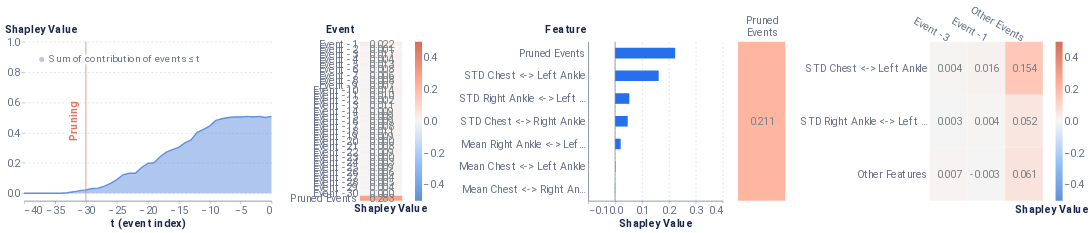

The notebook cell saved with this chart:
### Markdown cell above
### Local Report on positive instance

### Code cell
from timeshap.explainer import local_report

pruning_dict = {'tol': 0.025}
event_dict = {'rs': 42, 'nsamples': 32000}
feature_dict = {'rs': 42, 'nsamples': 32000, 'feature_names': model_features, 'plot_features': plot_feats}
cell_dict = {'rs': 42, 'nsamples': 32000, 'top_x_feats': 2, 'top_x_events': 2}
local_report(f, pos_x_data, pruning_dict, event_dict, feature_dict, cell_dict=cell_dict, entity_uuid=positive_sequence_id, entity_col='all_id', baseline=average_event)

### Figure 1 — Vega-Lite specification as saved in the notebook (floating-point values rounded to 4 significant figures)
{"config": {"axis": {"domain": true, "domainColor": "#666F89", "grid": false, "gridCap": "round", "gridColor": "#B3B7C4", "gridDash": [2, 4], "gridWidth": 0.5, "labelColor": "#666F89", "labelFont": "Roboto, Arial, sans-serif", "labelPadding": 2, "tickColor": "#666F89", "tickOpacity": 0.5, "tickSize": 4, "titleColor": "#19274E", "titleFont": "Roboto, Arial, sans-serif", "titleFontSize": 12}, "axisBand": {"domain": true, "labelPadding": 4, "ticks": false}, "axisY": {"domain": false, "titleAlign": "left", "titleAngle": 0, "titleX": -20, "titleY": -10}, "legend": {"labelColor": "#666F89", "labelFont": "Roboto, Arial, sans-serif", "labelFontSize": 12, "symbolSize": 40, "titleColor": "#19274E", "titleFont": "Roboto, Arial, sans-serif", "titleFontSize": 12, "titlePadding": 4}, "arc": {"stroke": "#FFFFFF", "strokeWidth": 1}, "bar": {"fill": "#2770EB", "stroke": null}, "line": {"stroke": "#2770EB", "strokeWidth": 2}, "path": {"stroke": "#2770EB", "strokeWidth": 0.5}, "point": {"fill": "#2770EB", "shape": "circle", "filled": true}, "rect": {"fill": "#2770EB"}, "rule": {"stroke": "#666F89"}, "shape": {"stroke": "#2770EB"}, "text": {"color": "#19274E", "font": "Roboto, Arial, sans-serif", "fontSize": 12}, "range": {"category": ["#2770EB", "#77B98A", "#DA5252", "#FFC400", "#A87AEA", "#00A39E", "#19274E"], "diverging": ["#006360", "#2BB3AE", "#96D9D7", "#FFFFFF", "#EDAAAA", "#DA5252", "#811D1D"], "heatmap": ["#18448F", "#1B4EA5", "#2770EB", "#4C88EE", "#82ACF3", "#A6C4F7", "#E9F1FD"], "ramp": ["#18448F", "#1B4EA5", "#2770EB", "#4C88EE", "#82ACF3", "#A6C4F7", "#E9F1FD"]}, "background": "#FFFFFF", "group": {"fill": "#FFFFFF"}, "header": {"labelColor": "#19274E", "labelFont": "Roboto, Arial, sans-serif", "labelFontSize": 12, "titleColor": "#19274E", "titleFont": "Roboto, Arial, sans-serif", "titleFontSize": 16}, "title": {"anchor": "start", "color": "#19274E", "font": "Roboto, Arial, sans-serif", "fontSize": 20, "fontWeight": "bold", "offset": 20, "subtitleColor": "#19274E", "subtitleFontSize": 16}, "view": {"continuousHeight": 300, "continuousWidth": 400, "stroke": "transparent"}}, "hconcat": [{"layer": [{"mark": {"type": "area", "opacity": 0.5}, "encoding": {"color": {"field": "Coalition", "legend": {"fillColor": "white", "labelFontSize": 14, "labelLimit": 0, "orient": "top-left", "symbolSize": 50, "symbolStrokeWidth": 0, "title": null}, "scale": {"domain": ["Sum of contribution of events ≤ t"], "range": ["#618FE0"]}, "type": "nominal"}, "x": {"axis": {"labelFontSize": 15, "title": "t (event index)", "titleFontSize": 15}, "field": "t (event index)", "type": "quantitative"}, "y": {"axis": {"grid": true, "labelFontSize": 15, "titleFontSize": 15, "titleX": -28}, "field": "Shapley Value", "scale": {"domain": [-0.05, 1]}, "type": "quantitative"}}}, {"mark": "line", "encoding": {"color": {"field": "Coalition", "legend": {"fillColor": "white", "labelFontSize": 14, "labelLimit": 0, "orient": "top-left", "symbolSize": 50, "symbolStrokeWidth": 0, "title": null}, "scale": {"domain": ["Sum of contribution of events ≤ t"], "range": ["#618FE0"]}, "type": "nominal"}, "x": {"axis": {"labelFontSize": 15, "title": "t (event index)", "titleFontSize": 15}, "field": "t (event index)", "type": "quantitative"}, "y": {"axis": {"grid": true, "labelFontSize": 15, "titleFontSize": 15, "titleX": -28}, "field": "Shapley Value", "scale": {"domain": [-0.05, 1]}, "type": "quantitative"}}}, {"data": {"name": "data-214b1be6f8303b638ed06bc90701ee2d"}, "mark": {"type": "rule", "color": "#E17560"}, "encoding": {"x": {"field": "x", "type": "quantitative"}}}, {"data": {"name": "data-1ff5f42b34f55fe91292a24c0e6ec62d"}, "mark": {"type": "text", "angle": 270, "color": "#E17560", "fontSize": 15, "fontWeight": "bold", "text": "Pruning"}, "encoding": {"x": {"field": "x", "type": "quantitative"}}}], "data": {"name": "data-a496060c4ce0ec0b952950efe19d9e13"}, "height": 225, "width": 350}, {"layer": [{"mark": "rect", "encoding": {"color": {"field": "rounded", "legend": {"gradientLength": 225, "gradientThickness": 10, "labelFontSize": 15, "orient": "right"}, "scale": {"domain": [-0.5, 0.5], "range": ["#5f8fd6", "#99c3fb", "#f5f5f5", "#ffaa92", "#d16f5b"]}, "title": null, "type": "quantitative"}, "x": {"axis": {"title": "Shapley Value", "titleFontSize": 15}, "field": "column", "type": "ordinal"}, "y": {"axis": {"domain": false, "labelFontSize": 15, "title": "Event", "titleFontSize": 15, "titleX": -49}, "field": "Feature", "sort": ["Event -1", "Event -2", "Event -3", "Event -4", "Event -5", "Event -6", "Event -7", "Event -8", "Event -9", "Event -10", "Event -11", "Event -12", "Event -13", "Event -14", "Event -15", "Event -16", "Event -17", "Event -18", "Event -19", "Event -20", "Event -21", "Event -22", "Event -23", "Event -24", "Event -25", "Event -26", "Event -27", "Event -28", "Event -29", "Event -30", "Pruned Events"], "type": "ordinal"}}}, {"mark": {"type": "text", "align": "right", "baseline": "middle", "color": "#798184", "dx": 18, "fontSize": 15}, "encoding": {"text": {"field": "rounded_str", "type": "nominal"}, "x": {"axis": {"domain": false, "labels": false, "title": "Shapley Value", "titleX": 43}, "field": "column", "type": "ordinal"}, "y": {"axis": {"domain": false, "labelFontSize": 15, "title": "Event", "titleFontSize": 15, "titleX": -49}, "field": "Feature", "sort": ["Event -1", "Event -2", "Event -3", "Event -4", "Event -5", "Event -6", "Event -7", "Event -8", "Event -9", "Event -10", "Event -11", "Event -12", "Event -13", "Event -14", "Event -15", "Event -16", "Event -17", "Event -18", "Event -19", "Event -20", "Event -21", "Event -22", "Event -23", "Event -24", "Event -25", "Event -26", "Event -27", "Event -28", "Event -29", "Event -30", "Pruned Events"], "type": "ordinal"}}}], "data": {"name": "data-77654b5cd89974aabf3c185084de6afa"}, "height": 225, "width": 60}, {"layer": [{"data": {"name": "data-33b0759af089fc922ba5b725f39d0b08"}, "mark": {"type": "bar", "size": 15, "thickness": 1}, "encoding": {"x": {"axis": {"grid": true, "labelFontSize": 15, "title": "Shapley Value", "titleFontSize": 15}, "field": "Shapley Value", "scale": {"domain": [-0.1, 0.4]}, "type": "quantitative"}, "y": {"axis": {"labelFontSize": 15, "title": "Feature", "titleFontSize": 15, "titleX": -61}, "field": "Feature", "sort": {"field": "sort_col", "order": "descending"}, "type": "nominal"}}}, {"data": {"name": "data-9c00aa9dc2b1c1a0b4bf9b34ead12925"}, "mark": {"type": "rule", "color": "#798184"}, "encoding": {"x": {"field": "x", "type": "quantitative"}}}], "height": 225, "width": 190}, {"hconcat": [{"layer": [{"mark": "rect", "encoding": {"color": {"field": "rounded", "legend": null, "scale": {"domain": [-0.5, 0.5], "range": ["#5f8fd6", "#99c3fb", "#f5f5f5", "#ffaa92", "#d16f5b"]}, "title": null, "type": "quantitative"}, "x": {"axis": {"titleFontSize": 15}, "field": "Event", "type": "nominal"}, "y": {"axis": {"domain": false, "labels": false, "title": null}, "field": "Feature", "type": "nominal"}}}, {"mark": {"type": "text", "align": "right", "baseline": "middle", "color": "#798184", "dx": 18, "fontSize": 15}, "encoding": {"text": {"field": "rounded_str", "type": "nominal"}, "x": {"axis": {"domain": false, "labelAngle": 0, "labelFontSize": 15, "labelOffset": 24, "labelPadding": 30, "orient": "top", "title": null}, "field": "Event", "type": "nominal"}, "y": {"axis": {"domain": false, "labels": false, "title": null}, "field": "Feature", "type": "nominal"}}}], "data": {"name": "data-0487943bf136c4319c8a86f51670c3dc"}, "height": 225, "width": 66.67}, {"layer": [{"mark": "rect", "encoding": {"color": {"field": "rounded", "legend": {"gradientLength": 225, "gradientThickness": 10, "labelFontSize": 15, "orient": "right"}, "scale": {"domain": [-0.5, 0.5], "range": ["#5f8fd6", "#99c3fb", "#f5f5f5", "#ffaa92", "#d16f5b"]}, "title": null, "type": "quantitative"}, "x": {"axis": {"titleFontSize": 15}, "field": "Event", "sort": ["Event -3", "Event -1"], "type": "nominal"}, "y": {"axis": {"domain": false, "labelFontSize": 15, "title": null}, "field": "Feature", "sort": ["STD Chest <-> Left Ankle", "STD Right Ankle <-> Left Ankle"], "type": "nominal"}}}, {"mark": {"type": "text", "align": "right", "baseline": "middle", "color": "#798184", "dx": 18, "fontSize": 15}, "encoding": {"text": {"field": "rounded_str", "type": "nominal"}, "x": {"axis": {"domain": false, "labelAngle": 30, "labelFontSize": 15, "orient": "top", "title": "Shapley Value", "titleX": 172, "titleY": 245}, "field": "Event", "sort": ["Event -3", "Event -1"], "type": "nominal"}, "y": {"axis": {"domain": false, "labelFontSize": 15, "title": null}, "field": "Feature", "sort": ["STD Chest <-> Left Ankle", "STD Right Ankle <-> Left Ankle"], "type": "nominal"}}}], "data": {"name": "data-2d620fe35ed4caaaea3e3a48b1f8d059"}, "height": 225, "width": 160}], "resolve": {"scale": {"color": "independent"}}}], "resolve": {"scale": {"color": "independent"}}, "$schema": "https://vega.github.io/schema/vega-lite/v4.17.0.json", "datasets": {"data-a496060c4ce0ec0b952950efe19d9e13": [{"Coalition": "Sum of contribution of events > t", "t (event index)": 0, "Shapley Value": 0.0}, {"Coalition": "Sum of contribution of events ≤ t", "t (event index)": 0, "Shapley Value": 0.5073}, {"Coalition": "Sum of contribution of events > t", "t (event index)": -1, "Shapley Value": 0.007833}, {"Coalition": "Sum of contribution of events ≤ t", "t (event index)": -1, "Shapley Value": 0.4994}, {"Coalition": "Sum of contribution of events > t", "t (event index)": -2, "Shapley Value": 0.0}, {"Coalition": "Sum of contribution of events ≤ t", "t (event index)": -2, "Shapley Value": 0.5073}, {"Coalition": "Sum of contribution of events > t", "t (event index)": -3, "Shapley Value": 0.00439}, {"Coalition": "Sum of contribution of events ≤ t", "t (event index)": -3, "Shapley Value": 0.5029}, {"Coalition": "Sum of contribution of events > t", "t (event index)": -4, "Shapley Value": 0.0}, {"Coalition": "Sum of contribution of events ≤ t", "t (event index)": -4, "Shapley Value": 0.5073}, {"Coalition": "Sum of contribution of events > t", "t (event index)": -5, "Shapley Value": 0.004402}, {"Coalition": "Sum of contribution of events ≤ t", "t (event index)": -5, "Shapley Value": 0.5029}, {"Coalition": "Sum of contribution of events > t", "t (event index)": -6, "Shapley Value": 0.004666}, {"Coalition": "Sum of contribution of events ≤ t", "t (event index)": -6, "Shapley Value": 0.5026}, {"Coalition": "Sum of contribution of events > t", "t (event index)": -7, "Shapley Value": 0.007227}, {"Coalition": "Sum of contribution of events ≤ t", "t (event index)": -7, "Shapley Value": 0.5}, {"Coalition": "Sum of contribution of events > t", "t (event index)": -8, "Shapley Value": 0.01579}, {"Coalition": "Sum of contribution of events ≤ t", "t (event index)": -8, "Shapley Value": 0.4915}, {"Coalition": "Sum of contribution of events > t", "t (event index)": -9, "Shapley Value": 0.02694}, {"Coalition": "Sum of contribution of events ≤ t", "t (event index)": -9, "Shapley Value": 0.4803}, {"Coalition": "Sum of contribution of events > t", "t (event index)": -10, "Shapley Value": 0.06404}, {"Coalition": "Sum of contribution of events ≤ t", "t (event index)": -10, "Shapley Value": 0.4432}, {"Coalition": "Sum of contribution of events > t", "t (event index)": -11, "Shapley Value": 0.08586}, {"Coalition": "Sum of contribution of events ≤ t", "t (event index)": -11, "Shapley Value": 0.4214}, {"Coalition": "Sum of contribution of events > t", "t (event index)": -12, "Shapley Value": 0.1051}, {"Coalition": "Sum of contribution of events ≤ t", "t (event index)": -12, "Shapley Value": 0.4022}, {"Coalition": "Sum of contribution of events > t", "t (event index)": -13, "Shapley Value": 0.1551}, {"Coalition": "Sum of contribution of events ≤ t", "t (event index)": -13, "Shapley Value": 0.3522}, {"Coalition": "Sum of contribution of events > t", "t (event index)": -14, "Shapley Value": 0.175}, {"Coalition": "Sum of contribution of events ≤ t", "t (event index)": -14, "Shapley Value": 0.3322}, {"Coalition": "Sum of contribution of events > t", "t (event index)": -15, "Shapley Value": 0.2047}, {"Coalition": "Sum of contribution of events ≤ t", "t (event index)": -15, "Shapley Value": 0.3026}, {"Coalition": "Sum of contribution of events > t", "t (event index)": -16, "Shapley Value": 0.2199}, {"Coalition": "Sum of contribution of events ≤ t", "t (event index)": -16, "Shapley Value": 0.2874}, {"Coalition": "Sum of contribution of events > t", "t (event index)": -17, "Shapley Value": 0.2361}, {"Coalition": "Sum of contribution of events ≤ t", "t (event index)": -17, "Shapley Value": 0.2712}, {"Coalition": "Sum of contribution of events > t", "t (event index)": -18, "Shapley Value": 0.2668}, {"Coalition": "Sum of contribution of events ≤ t", "t (event index)": -18, "Shapley Value": 0.2404}, {"Coalition": "Sum of contribution of events > t", "t (event index)": -19, "Shapley Value": 0.3061}, {"Coalition": "Sum of contribution of events ≤ t", "t (event index)": -19, "Shapley Value": 0.2011}, {"Coalition": "Sum of contribution of events > t", "t (event index)": -20, "Shapley Value": 0.3101}, {"Coalition": "Sum of contribution of events ≤ t", "t (event index)": -20, "Shapley Value": 0.1972}, {"Coalition": "Sum of contribution of events > t", "t (event index)": -21, "Shapley Value": 0.3377}, {"Coalition": "Sum of contribution of events ≤ t", "t (event index)": -21, "Shapley Value": 0.1696}, {"Coalition": "Sum of contribution of events > t", "t (event index)": -22, "Shapley Value": 0.3753}, {"Coalition": "Sum of contribution of events ≤ t", "t (event index)": -22, "Shapley Value": 0.132}, {"Coalition": "Sum of contribution of events > t", "t (event index)": -23, "Shapley Value": 0.3753}, {"Coalition": "Sum of contribution of events ≤ t", "t (event index)": -23, "Shapley Value": 0.132}, {"Coalition": "Sum of contribution of events > t", "t (event index)": -24, "Shapley Value": 0.3856}, {"Coalition": "Sum of contribution of events ≤ t", "t (event index)": -24, "Shapley Value": 0.1217}, {"Coalition": "Sum of contribution of events > t", "t (event index)": -25, "Shapley Value": 0.4176}, {"Coalition": "Sum of contribution of events ≤ t", "t (event index)": -25, "Shapley Value": 0.08966}, {"Coalition": "Sum of contribution of events > t", "t (event index)": -26, "Shapley Value": 0.4418}, {"Coalition": "Sum of contribution of events ≤ t", "t (event index)": -26, "Shapley Value": 0.06546}, {"Coalition": "Sum of contribution of events > t", "t (event index)": -27, "Shapley Value": 0.4601}, {"Coalition": "Sum of contribution of events ≤ t", "t (event index)": -27, "Shapley Value": 0.04714}, {"Coalition": "Sum of contribution of events > t", "t (event index)": -28, "Shapley Value": 0.4735}, {"Coalition": "Sum of contribution of events ≤ t", "t (event index)": -28, "Shapley Value": 0.03376}, {"Coalition": "Sum of contribution of events > t", "t (event index)": -29, "Shapley Value": 0.4765}, {"Coalition": "Sum of contribution of events ≤ t", "t (event index)": -29, "Shapley Value": 0.03077}, {"Coalition": "Sum of contribution of events > t", "t (event index)": -30, "Shapley Value": 0.4853}, {"Coalition": "Sum of contribution of events ≤ t", "t (event index)": -30, "Shapley Value": 0.02201}, {"Coalition": "Sum of contribution of events > t", "t (event index)": -31, "Shapley Value": 0.4904}, {"Coalition": "Sum of contribution of events ≤ t", "t (event index)": -31, "Shapley Value": 0.01691}, {"Coalition": "Sum of contribution of events > t", "t (event index)": -32, "Shapley Value": 0.4981}, {"Coalition": "Sum of contribution of events ≤ t", "t (event index)": -32, "Shapley Value": 0.009171}, {"Coalition": "Sum of contribution of events > t", "t (event index)": -33, "Shapley Value": 0.5039}, {"Coalition": "Sum of contribution of events ≤ t", "t (event index)": -33, "Shapley Value": 0.003325}, {"Coalition": "Sum of contribution of events > t", "t (event index)": -34, "Shapley Value": 0.5073}, {"Coalition": "Sum of contribution of events ≤ t", "t (event index)": -34, "Shapley Value": 0.0}, {"Coalition": "Sum of contribution of events > t", "t (event index)": -35, "Shapley Value": 0.5073}, {"Coalition": "Sum of contribution of events ≤ t", "t (event index)": -35, "Shapley Value": 0.0}, {"Coalition": "Sum of contribution of events > t", "t (event index)": -36, "Shapley Value": 0.5073}, {"Coalition": "Sum of contribution of events ≤ t", "t (event index)": -36, "Shapley Value": 0.0}, {"Coalition": "Sum of contribution of events > t", "t (event index)": -37, "Shapley Value": 0.5073}, {"Coalition": "Sum of contribution of events ≤ t", "t (event index)": -37, "Shapley Value": 0.0}, {"Coalition": "Sum of contribution of events > t", "t (event index)": -38, "Shapley Value": 0.5073}, {"Coalition": "Sum of contribution of events ≤ t", "t (event index)": -38, "Shapley Value": 0.0}, {"Coalition": "Sum of contribution of events > t", "t (event index)": -39, "Shapley Value": 0.5073}, {"Coalition": "Sum of contribution of events ≤ t", "t (event index)": -39, "Shapley Value": 0.0}, {"Coalition": "Sum of contribution of events > t", "t (event index)": -40, "Shapley Value": 0.5073}, {"Coalition": "Sum of contribution of events ≤ t", "t (event index)": -40, "Shapley Value": 0.0}], "data-214b1be6f8303b638ed06bc90701ee2d": [{"x": -30}], "data-1ff5f42b34f55fe91292a24c0e6ec62d": [{"x": -32}], "data-77654b5cd89974aabf3c185084de6afa": [{"Shapley Value": 0.02171, "Feature": "Event -1", "row": 1, "column": 1, "rounded": 0.022, "rounded_str": "0.022"}, {"Shapley Value": 0.0005769, "Feature": "Event -2", "row": 2, "column": 1, "rounded": 0.001, "rounded_str": "0.001"}, {"Shapley Value": 0.01711, "Feature": "Event -3", "row": 3, "column": 1, "rounded": 0.017, "rounded_str": "0.017"}, {"Shapley Value": 0.00361, "Feature": "Event -4", "row": 4, "column": 1, "rounded": 0.004, "rounded_str": "0.004"}, {"Shapley Value": 0.01349, "Feature": "Event -5", "row": 5, "column": 1, "rounded": 0.013, "rounded_str": "0.013"}, {"Shapley Value": 0.008091, "Feature": "Event -6", "row": 6, "column": 1, "rounded": 0.008, "rounded_str": "0.008"}, {"Shapley Value": 0.00553, "Feature": "Event -7", "row": 7, "column": 1, "rounded": 0.006, "rounded_str": "0.006"}, {"Shapley Value": 0.008459, "Feature": "Event -8", "row": 8, "column": 1, "rounded": 0.008, "rounded_str": "0.008"}, {"Shapley Value": 0.007286, "Feature": "Event -9", "row": 9, "column": 1, "rounded": 0.007, "rounded_str": "0.007"}, {"Shapley Value": 0.01363, "Feature": "Event -10", "row": 10, "column": 1, "rounded": 0.014, "rounded_str": "0.014"}, {"Shapley Value": 0.01042, "Feature": "Event -11", "row": 11, "column": 1, "rounded": 0.01, "rounded_str": "0.010"}, {"Shapley Value": 0.002049, "Feature": "Event -12", "row": 12, "column": 1, "rounded": 0.002, "rounded_str": "0.002"}, {"Shapley Value": 0.01126, "Feature": "Event -13", "row": 13, "column": 1, "rounded": 0.011, "rounded_str": "0.011"}, {"Shapley Value": 0.008943, "Feature": "Event -14", "row": 14, "column": 1, "rounded": 0.009, "rounded_str": "0.009"}, {"Shapley Value": 0.009052, "Feature": "Event -15", "row": 15, "column": 1, "rounded": 0.009, "rounded_str": "0.009"}, {"Shapley Value": 0.008625, "Feature": "Event -16", "row": 16, "column": 1, "rounded": 0.009, "rounded_str": "0.009"}, {"Shapley Value": 0.007811, "Feature": "Event -17", "row": 17, "column": 1, "rounded": 0.008, "rounded_str": "0.008"}, {"Shapley Value": 0.01055, "Feature": "Event -18", "row": 18, "column": 1, "rounded": 0.011, "rounded_str": "0.011"}, {"Shapley Value": 0.008823, "Feature": "Event -19", "row": 19, "column": 1, "rounded": 0.009, "rounded_str": "0.009"}, {"Shapley Value": 0.0, "Feature": "Event -20", "row": 20, "column": 1, "rounded": 0.0, "rounded_str": "0.000"}, {"Shapley Value": 0.007851, "Feature": "Event -21", "row": 21, "column": 1, "rounded": 0.008, "rounded_str": "0.008"}, {"Shapley Value": 0.009121, "Feature": "Event -22", "row": 22, "column": 1, "rounded": 0.009, "rounded_str": "0.009"}, {"Shapley Value": 0.0, "Feature": "Event -23", "row": 23, "column": 1, "rounded": 0.0, "rounded_str": "0.000"}, {"Shapley Value": 0.002624, "Feature": "Event -24", "row": 24, "column": 1, "rounded": 0.003, "rounded_str": "0.003"}, {"Shapley Value": 0.009182, "Feature": "Event -25", "row": 25, "column": 1, "rounded": 0.009, "rounded_str": "0.009"}, {"Shapley Value": 0.005563, "Feature": "Event -26", "row": 26, "column": 1, "rounded": 0.006, "rounded_str": "0.006"}, {"Shapley Value": 0.00396, "Feature": "Event -27", "row": 27, "column": 1, "rounded": 0.004, "rounded_str": "0.004"}, {"Shapley Value": 0.004881, "Feature": "Event -28", "row": 28, "column": 1, "rounded": 0.005, "rounded_str": "0.005"}, {"Shapley Value": 0.003823, "Feature": "Event -29", "row": 29, "column": 1, "rounded": 0.004, "rounded_str": "0.004"}, {"Shapley Value": 0.0, "Feature": "Event -30", "row": 30, "column": 1, "rounded": 0.0, "rounded_str": "0.000"}, {"Shapley Value": 0.2832, "Feature": "Pruned Events", "row": 31, "column": 1, "rounded": 0.283, "rounded_str": "0.283"}], "data-33b0759af089fc922ba5b725f39d0b08": [{"Random seed": 42, "NSamples": 32000, "Feature": "Mean Chest <-> Right Ankle", "Shapley Value": -0.0008611, "sort_col": 0.0008611}, {"Random seed": 42, "NSamples": 32000, "Feature": "STD Chest <-> Right Ankle", "Shapley Value": 0.04701, "sort_col": 0.04701}, {"Random seed": 42, "NSamples": 32000, "Feature": "Mean Chest <-> Left Ankle", "Shapley Value": 0.001531, "sort_col": 0.001531}, {"Random seed": 42, "NSamples": 32000, "Feature": "STD Chest <-> Left Ankle", "Shapley Value": 0.1623, "sort_col": 0.1623}, {"Random seed": 42, "NSamples": 32000, "Feature": "Mean Right Ankle <-> Left Ankle", "Shapley Value": 0.02073, "sort_col": 0.02073}, {"Random seed": 42, "NSamples": 32000, "Feature": "STD Right Ankle <-> Left Ankle", "Shapley Value": 0.05298, "sort_col": 0.05298}, {"Random seed": 42, "NSamples": 32000, "Feature": "Pruned Events", "Shapley Value": 0.2236, "sort_col": 0.2236}], "data-9c00aa9dc2b1c1a0b4bf9b34ead12925": [{"x": 0}], "data-0487943bf136c4319c8a86f51670c3dc": [{"Event": ["Pruned", "Events"], "Feature": "Other features", "rounded": 0.211, "rounded_str": "0.211"}], "data-2d620fe35ed4caaaea3e3a48b1f8d059": [{"Event": "Other Events", "Feature": "STD Chest <-> Left Ankle", "Shapley Value": 0.1535, "rounded": 0.154, "rounded_str": "0.154"}, {"Event": "Other Events", "Feature": "Other Features", "Shapley Value": 0.06063, "rounded": 0.061, "rounded_str": "0.061"}, {"Event": "Other Events", "Feature": "STD Right Ankle <-> Left Ankle", "Shapley Value": 0.05155, "rounded": 0.052, "rounded_str": "0.052"}, {"Event": "Event -1", "Feature": "STD Chest <-> Left Ankle", "Shapley Value": 0.01644, "rounded": 0.016, "rounded_str": "0.016"}, {"Event": "Event -3", "Feature": "Other Features", "Shapley Value": 0.006974, "rounded": 0.007, "rounded_str": "0.007"}, {"Event": "Event -3", "Feature": "STD Chest <-> Left Ankle", "Shapley Value": 0.004229, "rounded": 0.004, "rounded_str": "0.004"}, {"Event": "Event -1", "Feature": "STD Right Ankle <-> Left Ankle", "Shapley Value": 0.003602, "rounded": 0.004, "rounded_str": "0.004"}, {"Event": "Event -3", "Feature": "STD Right Ankle <-> Left Ankle", "Shapley Value": 0.002656, "rounded": 0.003, "rounded_str": "0.003"}, {"Event": "Event -1", "Feature": "Other Features", "Shapley Value": -0.002854, "rounded": -0.003, "rounded_str": "-0.003"}]}}
